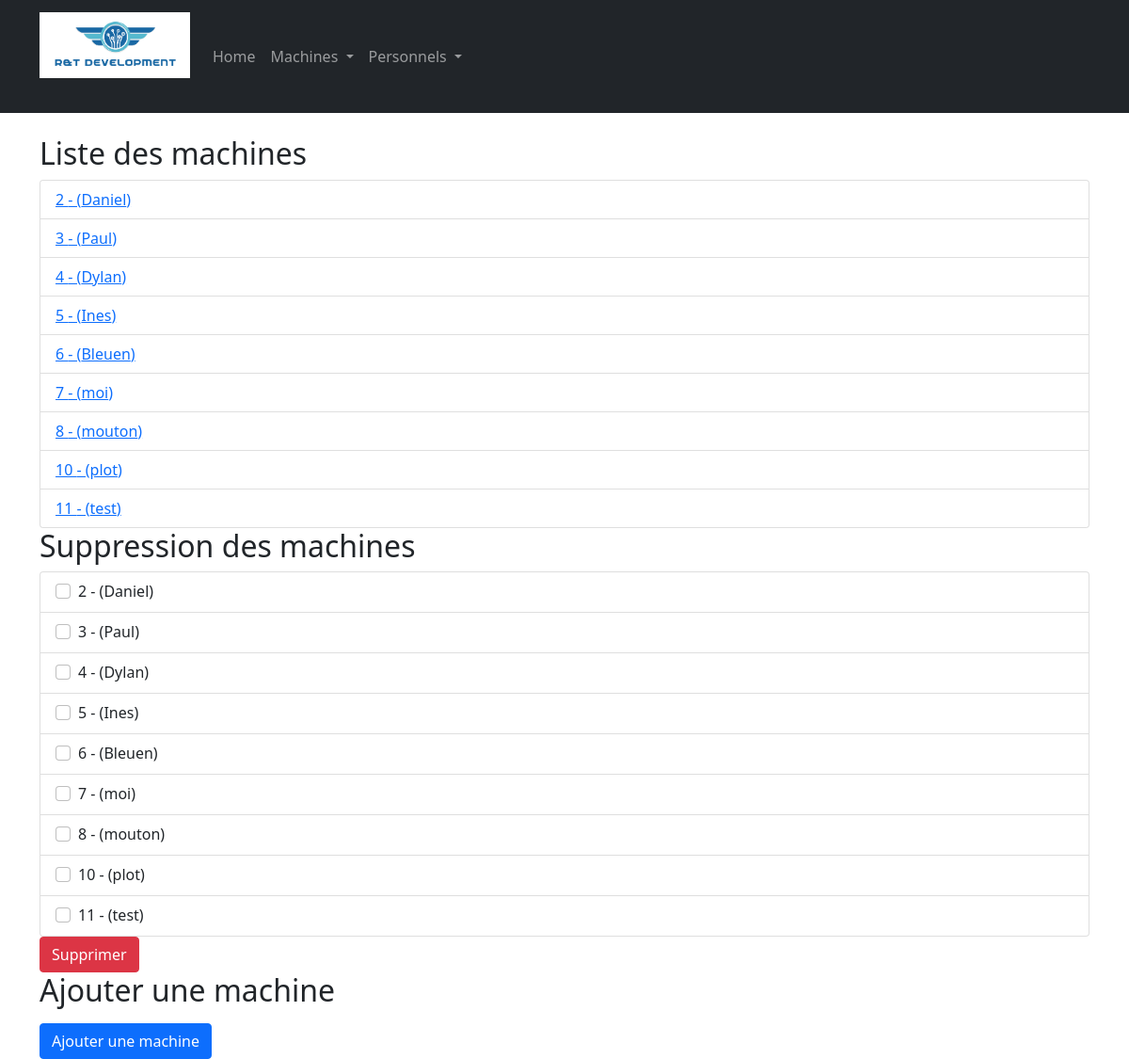
The page /computerApp/machines/ on the database as committed earlier.
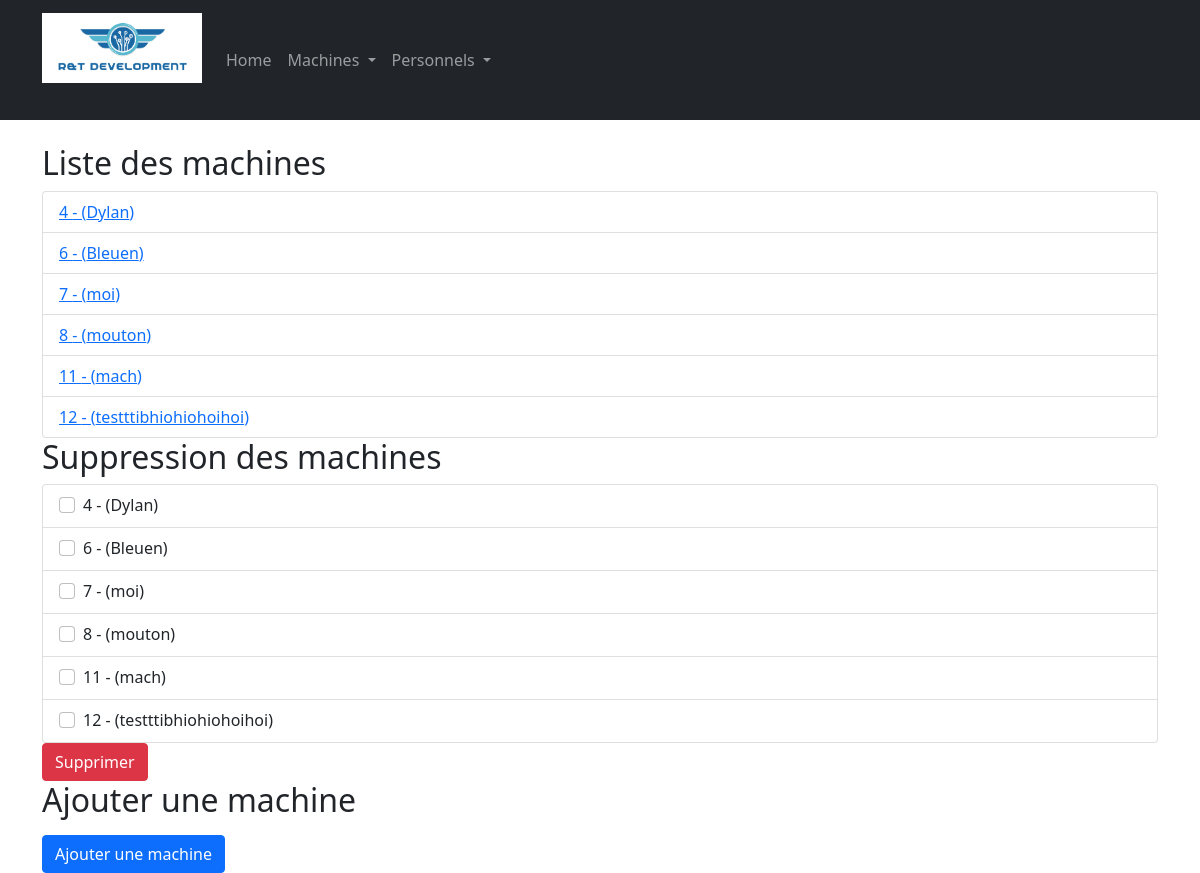
The same page on the database as committed later.
### computerApp/models.py (models this page shows, shortened)
class Machine(models.Model):
    TYPE = (
        ('PC', ('PC - Run windows')),
        ('Mac', ('Mac - Run MacOS')),
        ('Server', ('Serveur - Simple Server to deploy virtual machines')),
        ('Switch', ('Switch - To maintains and connect servers')),
    )
    id = models.AutoField(primary_key=True, editable=False)
    nom = models.CharField(max_length=10)
    maintenanceDate = models.DateField(default = datetime.now())
    mach = models.CharField(max_length=32, choices= TYPE, default='PC')

### computerApp/views.py (the view)
# urls.py: path('machines/', views.machine_list_view, name='machines'),
def machine_list_view(request) :
	machines = Machine.objects.all()
	context = {'machines': machines}
	return render(request, 'computerApp/machines_list.html', context)

### computerApp/templates/computerApp/machines_list.html (shortened to what this page needs)
<!DOCTYPE html>
<html>
<head>
  <link rel="stylesheet" href="https://cdnjs.cloudflare.com/ajax/libs/twitter-bootstrap/5.1.3/css/bootstrap.min.css">
</head>
<body>
    <nav class="navbar navbar-expand-lg navbar-dark bg-dark">
        <div class="container">
            <a class="navbar-brand" href="#">
              <img src="/static/computerApp/images/rtdev.png" alt="Logo" class="img-fluid mx-auto d-block mb-4" style="max-width: 160px;">
            </a>
            <div class="collapse navbar-collapse" id="navbarNav">
                <ul class="navbar-nav">
                    <li class="nav-item">
                        <a class="nav-link" href="{% url 'index' %}">Home</a>
                    </li>
                    <li class="nav-item dropdown">
                        <a class="nav-link dropdown-toggle" href="#" id="machinesDropdown" role="button" data-bs-toggle="dropdown" aria-expanded="false">
                            Machines
                        </a>
                    </li>
                    <li class="nav-item dropdown">
                        <a class="nav-link dropdown-toggle" href="#" id="personnelsDropdown" role="button" data-bs-toggle="dropdown" aria-expanded="false">
                            Personnels
                        </a>
                    </li>
                </ul>
            </div>
        </div>
    </nav>
    <div class="container mt-4">
        {% block content %}
        <h2>Liste des machines</h2>
        {% if machines %}
        <ul class="list-group">
            {% for machine in machines %}
            <li class="list-group-item">
                <a href="{% url 'machine-detail' machine.id %}">
                    {{ machine.id }} - ({{ machine.nom }})
                </a>
            </li>
            {% endfor %}
        </ul>
        {% else %}
        <p>Il n'y a pas de machines.</p>
        {% endif %}
        <h2>Suppression des machines</h2>
        <form method="post" action="{% url 'delete-machines' %}">
            <ul class="list-group">
                {% for machine in machines %}
                <li class="list-group-item">
                    <div class="form-check">
                        <input class="form-check-input" type="checkbox" name="machines" value="{{ machine.id }}">
                        <label class="form-check-label">
                            {{ machine.id }} - ({{ machine.nom }})
                        </label>
                    </div>
                </li>
                {% endfor %}
            </ul>
            <button class="btn btn-danger" type="submit">Supprimer</button>
        </form>
        <h2>Ajouter une machine</h2>
        <form method="post" action="{% url 'add-machines' %}">
            <button class="btn btn-primary" type="submit">Ajouter une machine</button>
        </form>
        {% endblock %}
    </div>
</body>
</html>

Rows that differ between the two databases and show on the page:
removed Machine: id "2", nom "Daniel"
removed Machine: id "3", nom "Paul"
removed Machine: id "5", nom "Ines"
removed Machine: id "10", nom "plot"
changed Machine id 11: nom "test" → "mach"
added Machine: id "12", nom "testttibhiohiohoihoi"
